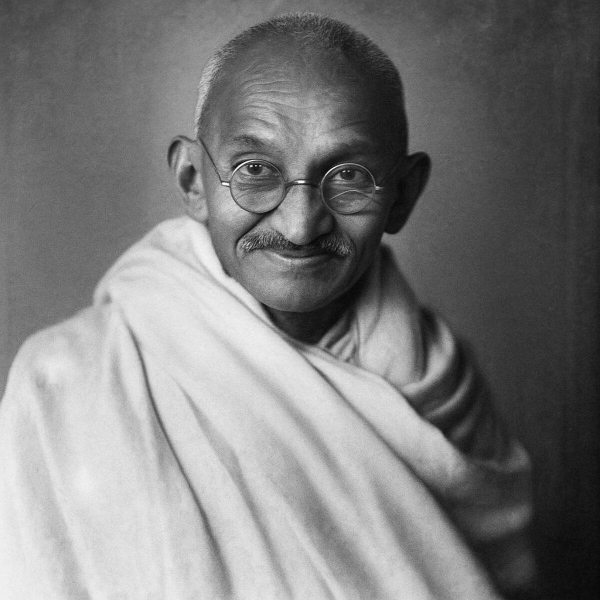
#> input picture kyc_spoof_watchlist/Gandhi.png, 1200 x 1200 px (shown at 1/2 size); its folder holds only this picture in this run
$ python -i image_forensics.py   (imports and definitions only)
#> lines starting #> are read from the running program, lines starting #| are printed output that depends on the picture; after the words box and inside, x2 and y2 are one past the last pixel; in counts of white or black regions, pixels touching at a corner belong together
import os
import io
import re
import base64

import cv2
import pymupdf
import numpy as np
from PIL import Image, ImageChops, ExifTags

SUSPICIOUS_SOFTWARE = [
    "photoshop", "canva", "gimp", "paint", "ilovepdf", "sejda",
    "smallpdf", "picsart", "snapseed", "corel", "illustrator", "lightroom", "foxit", "nitro",
]

_FACE_MODELS_CACHE = {"loaded": False, "detector": None, "recognizer": None}
_WATCHLIST_EMBEDDING_CACHE = {}
_PROJECT_ROOT = os.path.dirname(os.path.dirname(os.path.abspath(__file__)))


# [67 lines left out: functions _is_numeric_span, run_image_forensics, not called in this run]


def _locate_id_card_rect_in_photo(rgb_np: np.ndarray) -> np.ndarray:
    """
    Finds the physical ID card inside either a portrait (vertical) OR landscape (horizontal) phone photo.
    """
    h, w = rgb_np.shape[:2]
    r = rgb_np[:, :, 0].astype(np.int16)
    g = rgb_np[:, :, 1].astype(np.int16)
    b = rgb_np[:, :, 2].astype(np.int16)

    blue_card_px = (b - r >= 14) & (b >= 120) & (g >= 110)
    warm_card_px = (r - b >= 16) & (r >= 115) & (g >= 95)

    for mask in (blue_card_px, warm_card_px):
        row_frac = np.mean(mask, axis=1)
        valid_rows = np.where(row_frac >= 0.16)[0]
        if int(h * 0.18) <= len(valid_rows) <= int(h * 0.90):
            ry0 = int(np.percentile(valid_rows, 2))
            ry1 = int(np.percentile(valid_rows, 98))
            col_frac = np.mean(mask[ry0:ry1, :], axis=0)
            valid_cols = np.where(col_frac >= 0.16)[0]
            if int(w * 0.25) <= len(valid_cols) <= int(w * 0.94):
                rx0 = int(np.percentile(valid_cols, 2))
                rx1 = int(np.percentile(valid_cols, 98))
                cw, ch = rx1 - rx0, ry1 - ry0
                if cw > ch * 1.10 and cw >= 90 and ch >= 55:
                    return rgb_np[ry0:ry1, rx0:rx1]
    return rgb_np


# [32 lines left out: function _extract_embedded_portrait_from_pdf, not called in this run]


def _get_opencv_face_models():
    if _FACE_MODELS_CACHE["loaded"]:
        return _FACE_MODELS_CACHE["detector"], _FACE_MODELS_CACHE["recognizer"]

    yunet_path = os.path.join(_PROJECT_ROOT, "models", "face_detection_yunet_2023mar.onnx")
    sface_path = os.path.join(_PROJECT_ROOT, "models", "face_recognition_sface_2021dec.onnx")

    if os.path.isfile(yunet_path) and os.path.isfile(sface_path):
        try:
            detector = cv2.FaceDetectorYN.create(
                yunet_path, "", (320, 320), score_threshold=0.55, nms_threshold=0.3, top_k=5000
            )
            recognizer = cv2.FaceRecognizerSF.create(sface_path, "")
            _FACE_MODELS_CACHE["detector"] = detector
            _FACE_MODELS_CACHE["recognizer"] = recognizer
        except Exception as exc:
            print(f"[KYC FACE MODEL WARNING] Could not load YuNet/SFace: {exc}")

    _FACE_MODELS_CACHE["loaded"] = True
    return _FACE_MODELS_CACHE["detector"], _FACE_MODELS_CACHE["recognizer"]


# [23 lines left out: function _extract_sface_embedding, not called in this run]


def _check_celebrity_watchlist_and_monochrome_spoof(
    best_crop: np.ndarray,
    holder_name_hint: str = "",
    watchlist_dir: str = "kyc_spoof_watchlist",
    cosine_threshold: float = 0.46,
) -> tuple[bool, list[str]]:
    reasons = []
    if best_crop is None or best_crop.size == 0:
        return False, reasons

    cr = best_crop[:, :, 0].astype(np.float32)
    cg = best_crop[:, :, 1].astype(np.float32)
    cb = best_crop[:, :, 2].astype(np.float32)

    ch_b, cw_b = best_crop.shape[:2]
    iy0, iy1 = int(ch_b * 0.15), max(int(ch_b * 0.15) + 4, int(ch_b * 0.85))
    ix0, ix1 = int(cw_b * 0.18), max(int(cw_b * 0.18) + 4, int(cw_b * 0.82))

    icr, icg, icb = cr[iy0:iy1, ix0:ix1], cg[iy0:iy1, ix0:ix1], cb[iy0:iy1, ix0:ix1]
    chroma = np.maximum(np.maximum(icr, icg), icb) - np.minimum(np.minimum(icr, icg), icb)
    rg_diff = float(np.mean(np.abs(icr - icg)))
    gb_diff = float(np.mean(np.abs(icg - icb)))
    p90_chroma = float(np.percentile(chroma, 90))

    warm_skin_mask = (icr > 85.0) & (icg > 35.0) & (icb > 20.0) & ((icr - icg) >= 8.0) & ((icr - icb) >= 10.0)
    warm_skin_ratio = float(np.mean(warm_skin_mask))

    darker_face_px = (icr < 165.0) & (icg < 165.0) & (icb < 175.0)
    if np.any(darker_face_px):
        face_rg_diff = float(np.mean(np.abs(icr[darker_face_px] - icg[darker_face_px])))
        face_rb_diff = float(np.mean(np.abs(icr[darker_face_px] - icb[darker_face_px])))
    else:
        face_rg_diff, face_rb_diff = rg_diff, gb_diff

    overall_flat = p90_chroma < 14.0 or (rg_diff < 5.5 and gb_diff < 5.5)
    face_flat = warm_skin_ratio < 0.015 and face_rg_diff < 6.0 and face_rb_diff < 11.0
    if overall_flat and face_flat:
        reasons.append(
            "monochrome / grayscale / archival portrait "
            "(e.g. Mahatma Gandhi B&W cutout) detected instead of a live color KYC photograph"
        )

    wl_path = os.path.join(_PROJECT_ROOT, watchlist_dir)
    if not os.path.isdir(wl_path):
        return (len(reasons) > 0), reasons

    detector, recognizer = _get_opencv_face_models()
    if detector is not None and recognizer is not None:
        query_feat = _extract_sface_embedding(best_crop, detector, recognizer)
        if query_feat is not None:
            best_score = -1.0
            best_label = None
            for fname in os.listdir(wl_path):
                if not fname.lower().endswith((".png", ".jpg", ".jpeg", ".webp", ".bmp")):
                    continue
                fpath = os.path.join(wl_path, fname)
                try:
                    mtime = os.path.getmtime(fpath)
                    cache_entry = _WATCHLIST_EMBEDDING_CACHE.get(fpath)
                    if cache_entry and cache_entry[0] == mtime:
                        ref_feat = cache_entry[1]
                    else:
                        ref_rgb = np.array(Image.open(fpath).convert("RGB"))
                        ref_feat = _extract_sface_embedding(ref_rgb, detector, recognizer)
                        _WATCHLIST_EMBEDDING_CACHE[fpath] = (mtime, ref_feat)

                    if ref_feat is None:
                        continue

                    cos_sim = float(recognizer.match(query_feat, ref_feat, cv2.FaceRecognizerSF_FR_COSINE))
                    if cos_sim > best_score:
                        best_score = cos_sim
                        best_label = os.path.splitext(fname)[0].replace("_", " ").replace("-", " ").title()
                except Exception:
                    continue

            if best_label and best_score >= cosine_threshold:
                reasons.append(
                    f"public-figure / celebrity spoof match detected against watchlist identity '{best_label}' "
                    f"(SFace cosine={best_score:.2f})"
                )
        return (len(reasons) > 0), reasons

    crop_pil = Image.fromarray(best_crop)
    crop_gray = crop_pil.convert("L")
    dhash_arr = np.array(crop_gray.resize((9, 8), Image.Resampling.BILINEAR), dtype=np.int16)
    crop_dhash = (dhash_arr[:, 1:] > dhash_arr[:, :-1]).flatten()

    patch_32 = np.array(crop_gray.resize((32, 32), Image.Resampling.BILINEAR), dtype=np.float32)
    patch_32 = (patch_32 - np.mean(patch_32)) / (np.std(patch_32) + 1e-5)

    rgb_32 = np.array(crop_pil.resize((32, 32), Image.Resampling.BILINEAR), dtype=np.float32)
    rgb_32 = (rgb_32 - np.mean(rgb_32)) / (np.std(rgb_32) + 1e-5)

    for fname in os.listdir(wl_path):
        if not fname.lower().endswith((".png", ".jpg", ".jpeg", ".webp", ".bmp")):
            continue
        fpath = os.path.join(wl_path, fname)
        try:
            ref_pil = Image.open(fpath).convert("RGB")
            ref_gray = ref_pil.convert("L")
            ref_dhash_arr = np.array(ref_gray.resize((9, 8), Image.Resampling.BILINEAR), dtype=np.int16)
            ref_dhash = (ref_dhash_arr[:, 1:] > ref_dhash_arr[:, :-1]).flatten()
            hamming_dist = int(np.sum(crop_dhash != ref_dhash))

            ref_32 = np.array(ref_gray.resize((32, 32), Image.Resampling.BILINEAR), dtype=np.float32)
            ref_32 = (ref_32 - np.mean(ref_32)) / (np.std(ref_32) + 1e-5)
            ncc_score = float(np.mean(patch_32 * ref_32))

            ref_rgb_32 = np.array(ref_pil.resize((32, 32), Image.Resampling.BILINEAR), dtype=np.float32)
            ref_rgb_32 = (ref_rgb_32 - np.mean(ref_rgb_32)) / (np.std(ref_rgb_32) + 1e-5)
            rgb_ncc = float(np.mean(rgb_32 * ref_rgb_32))

            if hamming_dist <= 8 and ncc_score >= 0.84 and rgb_ncc >= 0.80:
                celeb_label = os.path.splitext(fname)[0].replace("_", " ").replace("-", " ").title()
                reasons.append(
                    f"public-figure / celebrity spoof match detected against watchlist identity '{celeb_label}' "
                    f"(similarity={ncc_score:.2f})"
                )
                break
        except Exception:
            continue

    return (len(reasons) > 0), reasons


def _score_face_candidate_zone(zone_rgb: np.ndarray) -> tuple[float, np.ndarray | None]:
    """
    Scores a candidate zone for a human portrait (warm skin cluster + dark hair/eyes),
    rejecting monochrome QR codes.
    """
    if zone_rgb is None or zone_rgb.size == 0 or zone_rgb.shape[0] < 24 or zone_rgb.shape[1] < 24:
        return 0.0, None

    zr = zone_rgb[:, :, 0].astype(np.float32)
    zg = zone_rgb[:, :, 1].astype(np.float32)
    zb = zone_rgb[:, :, 2].astype(np.float32)

    skin_px = (zr > 90.0) & (zg > 38.0) & (zb > 20.0) & ((zr - zg) >= 8.0) & ((zr - zb) >= 10.0)
    skin_pts = np.argwhere(skin_px)
    skin_frac = float(np.mean(skin_px))

    if len(skin_pts) < 35 or skin_frac < 0.03:
        return 0.0, None

    sy0, sx0 = np.percentile(skin_pts, 4, axis=0).astype(int)
    sy1, sx1 = np.percentile(skin_pts, 96, axis=0).astype(int)
    sw, sh = max(16, sx1 - sx0), max(16, sy1 - sy0)

    cy0 = max(0, sy0 - int(sh * 0.55))
    cy1 = min(zone_rgb.shape[0], sy1 + int(sh * 0.40))
    cx0 = max(0, sx0 - int(sw * 0.42))
    cx1 = min(zone_rgb.shape[1], sx1 + int(sw * 0.42))

    crop = zone_rgb[cy0:cy1, cx0:cx1]
    if crop.shape[0] < 20 or crop.shape[1] < 20:
        return 0.0, None

    crop_lum = 0.299 * crop[:, :, 0] + 0.587 * crop[:, :, 1] + 0.114 * crop[:, :, 2]
    upper_dark_frac = float(np.mean(crop_lum[: int(crop.shape[0] * 0.65), :] < 85.0))
    crop_skin_frac = float(np.mean(skin_px[cy0:cy1, cx0:cx1]))

    if upper_dark_frac < 0.03:
        return 0.0, None

    return (crop_skin_frac * 2.0 + min(0.4, upper_dark_frac)), crop


def verify_kyc_portrait_is_human(file_path: str, doc_type: str = "PAN_CARD") -> dict:
    """
    Pure NumPy + PIL portrait extractor and spoof verifier.
    Zero false positives on real PAN/Aadhaar cards with white backgrounds or QR codes.
    """
#> called with file_path = '../kyc_spoof_watchlist/Gandhi.png', doc_type = 'PAN_CARD'
    result = {
        "portrait_found": False,
        "is_human_photo": True,
        "portrait_status": "PASSED",
        "portrait_verdict": "Genuine Human Photograph Verified",
        "anomaly_flag": None,
        "kyc_logic_flag": None,
        "forensic_pixel_flag": None,
        "portrait_base64": None,
        "image_blur_warning": None,
    }
    if not file_path or not os.path.exists(file_path):
        return result

    try:
        ext = os.path.splitext(file_path)[1].lower()
        pil_img = None
        embedded_pdf_portrait = None

        if ext == ".pdf":
            embedded_pdf_portrait = _extract_embedded_portrait_from_pdf(file_path)
            with pymupdf.open(file_path) as doc:
                if len(doc) > 0:
                    pix = doc[0].get_pixmap(dpi=120)
                    pil_img = Image.frombytes("RGB", [pix.width, pix.height], pix.samples)
        elif ext in (".png", ".jpg", ".jpeg", ".bmp", ".webp"):
            pil_img = Image.open(file_path).convert("RGB")
#> pil_img is the input picture: PIL image 1200x1200 RGB; min 0, max 255, mean 124.4

        if pil_img is None and embedded_pdf_portrait is None:
            return result

        best_crop = None
        is_full_a4_pdf = False

        if pil_img is not None:
            pil_img.thumbnail((640, 640))
#> pil_img: PIL image 640x640 RGB
            full_rgb = np.array(pil_img)
            fh_full, fw_full = full_rgb.shape[:2]
            is_full_a4_pdf = (ext == ".pdf" and fh_full > fw_full * 1.15)

        if embedded_pdf_portrait is not None:
            best_crop = embedded_pdf_portrait
        elif is_full_a4_pdf and doc_type == "AADHAAR_CARD":
            best_crop = full_rgb[
                int(fh_full * 0.76) : int(fh_full * 0.91),
                int(fw_full * 0.02) : int(fw_full * 0.16),
            ]
        elif is_full_a4_pdf and doc_type == "PAN_CARD":
            best_crop = full_rgb[
                int(fh_full * 0.10) : int(fh_full * 0.28),
                int(fw_full * 0.04) : int(fw_full * 0.22),
            ]
        else:
            card_rgb = _locate_id_card_rect_in_photo(full_rgb)
#> the loop in _locate_id_card_rect_in_photo, `for mask in (blue_card_px, warm_card_px):` made 2 passes
            ch, cw = card_rgb.shape[:2]
            if ch < 40 or cw < 40:
                card_rgb = full_rgb
                ch, cw = card_rgb.shape[:2]

            if doc_type == "AADHAAR_CARD":
                if cw > ch * 2.1:
                    best_crop = card_rgb[int(ch * 0.24) : int(ch * 0.78), int(cw * 0.055) : int(cw * 0.17)]
                else:
                    left_z = card_rgb[int(ch * 0.18) : int(ch * 0.85), int(cw * 0.04) : int(cw * 0.38)]
                    _, face_c = _score_face_candidate_zone(left_z)
                    best_crop = face_c if face_c is not None else left_z
            else:
                left_pan_zone = card_rgb[int(ch * 0.20) : int(ch * 0.68), int(cw * 0.03) : int(cw * 0.32)]
                br_pan_zone = card_rgb[int(ch * 0.44) : int(ch * 0.95), int(cw * 0.54) : int(cw * 0.94)]
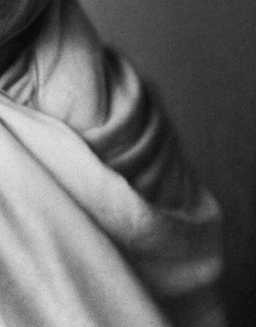
#> br_pan_zone: shape (327, 256, 3); min 7, max 228, mean 100

                score_left, crop_left = _score_face_candidate_zone(left_pan_zone)
#> in _score_face_candidate_zone, `skin_pts = np.argwhere(skin_px)`: skin_pts = empty array
#> in _score_face_candidate_zone, `skin_frac = float(np.mean(skin_px))`: skin_frac = 0
#> score_left = 0
                score_br, crop_br = _score_face_candidate_zone(br_pan_zone)
#> score_br = 0

                if score_left >= score_br and crop_left is not None:
                    best_crop = crop_left
                elif crop_br is not None:
                    best_crop = crop_br
                else:
                    full_mid_right = full_rgb[int(fh_full * 0.44) : int(fh_full * 0.68), int(fw_full * 0.52) : int(fw_full * 0.88)]
                    _, crop_fmr = _score_face_candidate_zone(full_mid_right)
                    best_crop = crop_fmr if crop_fmr is not None else left_pan_zone

        if best_crop is None or best_crop.size == 0:
            return result

        result["portrait_found"] = True

        crop_pil = Image.fromarray(best_crop)
        crop_pil.thumbnail((140, 170))
        buf = io.BytesIO()
        crop_pil.save(buf, format="PNG")
        result["portrait_base64"] = base64.b64encode(buf.getvalue()).decode("utf-8")

        cr_f = best_crop[:, :, 0].astype(np.float32)
        cg_f = best_crop[:, :, 1].astype(np.float32)
        cb_f = best_crop[:, :, 2].astype(np.float32)
        crop_gray = 0.299 * cr_f + 0.587 * cg_f + 0.114 * cb_f
        crop_chroma = np.maximum(np.maximum(cr_f, cg_f), cb_f) - np.minimum(np.minimum(cr_f, cg_f), cb_f)
#> crop_chroma: shape (307, 185) float32; every value is 0

        small_pil = Image.fromarray(best_crop).resize((48, 48))
        small_rgb = np.array(small_pil)
        unique_colors = len(np.unique((small_rgb // 16).reshape(-1, 3), axis=0))
#> unique_colors = 12

        ch_c, cw_c = best_crop.shape[:2]
        l_strip_chroma = float(np.mean(crop_chroma[:, : max(2, int(cw_c * 0.22))]))
#> l_strip_chroma = 0
        r_strip_chroma = float(np.mean(crop_chroma[:, max(0, int(cw_c * 0.78)) :]))
#> r_strip_chroma = 0
        has_colored_studio_backdrop = (0.5 * (l_strip_chroma + r_strip_chroma)) >= 28.0
#> has_colored_studio_backdrop = False

        bright_white_mask = (crop_gray >= 205.0) & (crop_chroma <= 32.0)
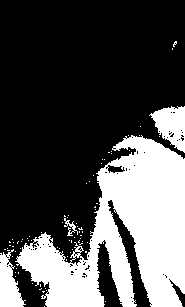
#> bright_white_mask: shape (307, 185) bool; 30.9% white; 79 white regions (75 under 20 px), largest, box (x1, y1, x2, y2) and area: (15, 135, 185, 307) 15447, (149, 106, 185, 153) 1005, (0, 249, 26, 307) 852, (64, 218, 78, 236) 88
        pure_white_ratio = float(np.mean(bright_white_mask))
#> pure_white_ratio = 0.309
        l_margin_white = float(np.mean(bright_white_mask[:, : max(2, int(cw_c * 0.22))]))
#> l_margin_white = 0.124
        r_margin_white = float(np.mean(bright_white_mask[:, max(0, int(cw_c * 0.78)) :]))
#> r_margin_white = 0.586
        side_margin_white = 0.5 * (l_margin_white + r_margin_white)
#> side_margin_white = 0.355

        skin_mask = (cr_f > 90.0) & (cg_f > 38.0) & (cb_f > 20.0) & ((cr_f - cg_f) >= 8.0) & ((cr_f - cb_f) >= 10.0)
        skin_ratio = float(np.mean(skin_mask))
#> skin_ratio = 0
        bot_idx = int(ch_c * 0.75)
        bot_skin_or_white = float(np.mean(skin_mask[bot_idx:, :] | bright_white_mask[bot_idx:, :]))
#> bot_skin_or_white = 0.679
        bot_skin_only = float(np.mean(skin_mask[bot_idx:, :]))
#> bot_skin_only = 0
        bot_dark_clothing = float(np.mean(crop_gray[bot_idx:, :] < 115.0))
#> bot_dark_clothing = 0.00941

        gx = np.abs(np.diff(crop_gray, axis=1, append=crop_gray[:, -1:]))
        gy = np.abs(np.diff(crop_gray, axis=0, append=crop_gray[-1:, :]))
        grad_mag = np.hypot(gx, gy)
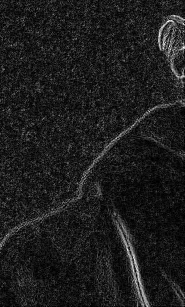
#> grad_mag: shape (307, 185) float32; min 0, max 51.89, mean 6.1; drawn with min black and max white
        flat_pixel_ratio = float(np.mean(grad_mag < 2.8))
#> flat_pixel_ratio = 0.192
        high_sat_ratio = float(np.mean(crop_chroma > 140.0))
#> high_sat_ratio = 0

        is_invalid_portrait = False
        reasons = []
        if (
            doc_type == "PAN_CARD"
            and not is_full_a4_pdf
            and not has_colored_studio_backdrop
            and side_margin_white >= 0.42
            and pure_white_ratio >= 0.28
            and bot_skin_or_white >= 0.85
            and bot_skin_only >= 0.22
            and bot_dark_clothing < 0.05
        ):
            is_invalid_portrait = True
            reasons.append("pasted white-cutout sticker / bare-shoulder infant spoof portrait detected")

        if unique_colors < 11 and flat_pixel_ratio > 0.74:
            is_invalid_portrait = True
            reasons.append(f"synthetic flat-fill cartoon texture detected ({unique_colors} color clusters)")

        if high_sat_ratio > 0.45 and skin_ratio < 0.04:
            is_invalid_portrait = True
            reasons.append("synthetic cartoon color saturation with no natural human skin tone")

        is_celeb_or_mono, celeb_reasons = _check_celebrity_watchlist_and_monochrome_spoof(best_crop)
#> in _check_celebrity_watchlist_and_monochrome_spoof, `icr, icg, icb = cr[iy0:iy1, ix0:ix1], cg[iy0:iy1, ix0:ix1], cb[iy0:iy1..`:
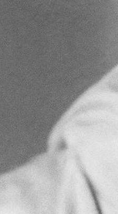
#> icr: shape (214, 118) float32; min 91, max 234, mean 150.6
#> in _check_celebrity_watchlist_and_monochrome_spoof, `darker_face_px = (icr < 165.0) & (icg < 165.0) & (icb < 175.0)`:
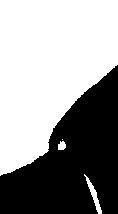
#> darker_face_px: shape (214, 118) bool; 59.3% white; 1 black region, box (x1, y1, x2, y2) and area: (0, 65, 118, 214) 10278
#> in _check_celebrity_watchlist_and_monochrome_spoof, `overall_flat = p90_chroma < 14.0 or (rg_diff < 5.5 and gb_diff < 5.5)`: overall_flat = True
#> in _check_celebrity_watchlist_and_monochrome_spoof, `patch_32 = (patch_32 - np.mean(patch_32)) / (np.std(patch_32) + 1e-5)`:
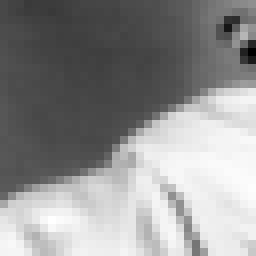
#> patch_32: shape (32, 32) float32 (shown 8 times larger); min -1.97, max 1.49, mean 0; drawn with min black and max white
#> in _check_celebrity_watchlist_and_monochrome_spoof, `hamming_dist = int(np.sum(crop_dhash != ref_dhash))`: hamming_dist = 43
#> in _check_celebrity_watchlist_and_monochrome_spoof, `ref_32 = np.array(ref_gray.resize((32, 32), Image.Resampling.BILINEAR)..`:
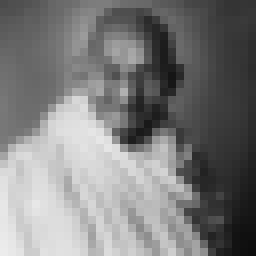
#> ref_32: shape (32, 32) float32 (shown 8 times larger); min 13, max 236, mean 124.4
#> in _check_celebrity_watchlist_and_monochrome_spoof, `ncc_score = float(np.mean(patch_32 * ref_32))`: ncc_score = 0.049
#> is_celeb_or_mono = True; celeb_reasons = 1 item
        if is_celeb_or_mono:
            is_invalid_portrait = True
            reasons.extend(celeb_reasons)

        if is_invalid_portrait:
            result["is_human_photo"] = False
            result["portrait_status"] = "FAILED"
            reason_str = "; ".join(reasons)
            result["portrait_verdict"] = f"Spoof / Non-Genuine Portrait Detected ({reason_str})"
            result["anomaly_flag"] = (
                f"Page 1 KYC Portrait Anomaly: Uploaded ID contains a spoof, monochrome cutout, or cartoon image "
                f"instead of a valid live KYC photograph ({reason_str})."
            )
            result["kyc_logic_flag"] = (
                f"Page 1 Duplicate / Spoof Biometric Identity Gate Failure: Portrait region failed live human photograph "
                f"verification ({reason_str})."
            )
            result["forensic_pixel_flag"] = (
                f"Page 1 Pixel Tampering (ELA Anomaly): Portrait region exhibits pasted sticker/cutout boundary "
                f"compression mismatch ({reason_str})."
            )
    except Exception as exc:
        print(f"[KYC PORTRAIT ERROR] {exc}")

    return result

>>> result = verify_kyc_portrait_is_human('../kyc_spoof_watchlist/Gandhi.png')
#> result = 9 items
